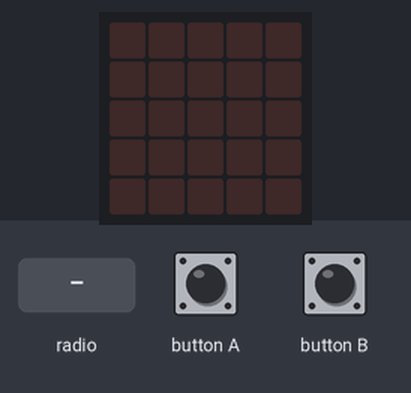
The program below on a simulated BBC micro:bit (MakeCode). On the bench: the board's 5×5 LED display. The inputs (shaded band) are chosen by the test bench.

Above: at 1.2 s.
1.3 s: button B pressed for 0.15 s
At 1.5 s:
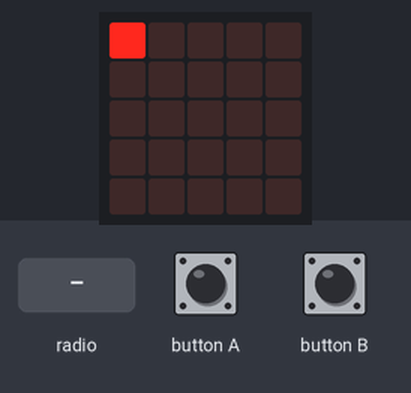
4.3 s: button A pressed for 0.15 s
At 4.65 s:
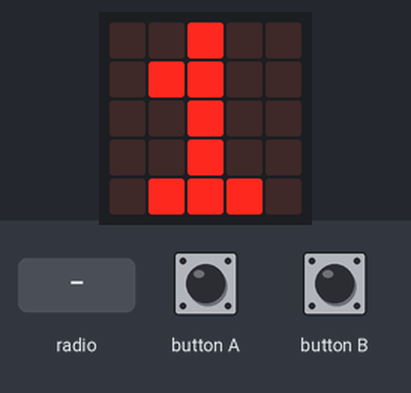
7.3 s: radio message "0" arrives
At 7.5 s:
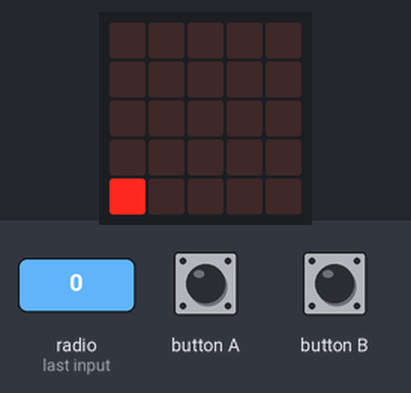
10.3 s: radio message "1" arrives
At 11.6 s:
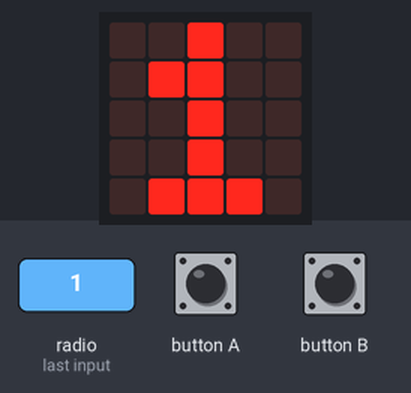
11.8 s: button A pressed for 0.15 s
At 13.2 s:
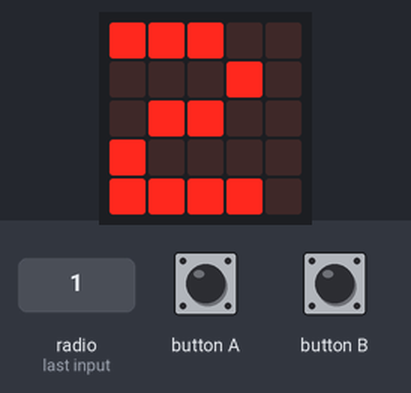
Timing chart, 0 to 14.8 s (numbered marks = the images above; inputs shaded):
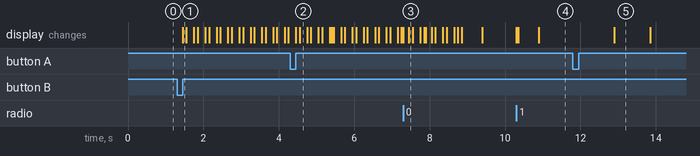

Measured:
- after the input at 1.3 s, the display: changes after 0.15 s (image 1)
- after the input at 4.3 s, the display: first changes after 0.15 s (image 2 shows a later state)
- after the input at 10.3 s, the display: first changes at once (image 4 shows a later state)
- after the input at 11.8 s, the display: changes after 1.1 s (image 5)
- what the display in image 5 shows lasts 1.0 s, from 12.9 s to 13.9 s

The program:

main.ts
```typescript
let tour = 0
let PosY = 0
let PosX = 0
radio.onReceivedNumber(function (receivedNumber) {
    basic.showIcon(IconNames.Yes)
    basic.showNumber(receivedNumber)
})
input.onButtonPressed(Button.A, function () {
    basic.clearScreen()
    count5()
})
function count5 () {
    tour = 1
    while (tour < 6) {
        basic.showNumber(tour)
        basic.pause(200)
        basic.clearScreen()
        tour += 1
    }
}
input.onButtonPressed(Button.B, function () {
    basic.clearScreen()
    matrixRun()
})
function matrixRun () {
    PosY = 0
    PosX = 0
    while (PosX < 5) {
        led.toggle(PosX, PosY)
        basic.pause(100)
        led.toggle(PosX, PosY)
        basic.pause(100)
        PosX += 1
        basic.pause(100)
        if (PosX == 5) {
            PosX = 0
            PosY += 1
        }
    }
}
basic.forever(function () {

})
```

test.ts
```typescript
// les tests vont ici ; cela ne sera pas compilé si ce paquet est utilisé en tant qu'extension.
```
